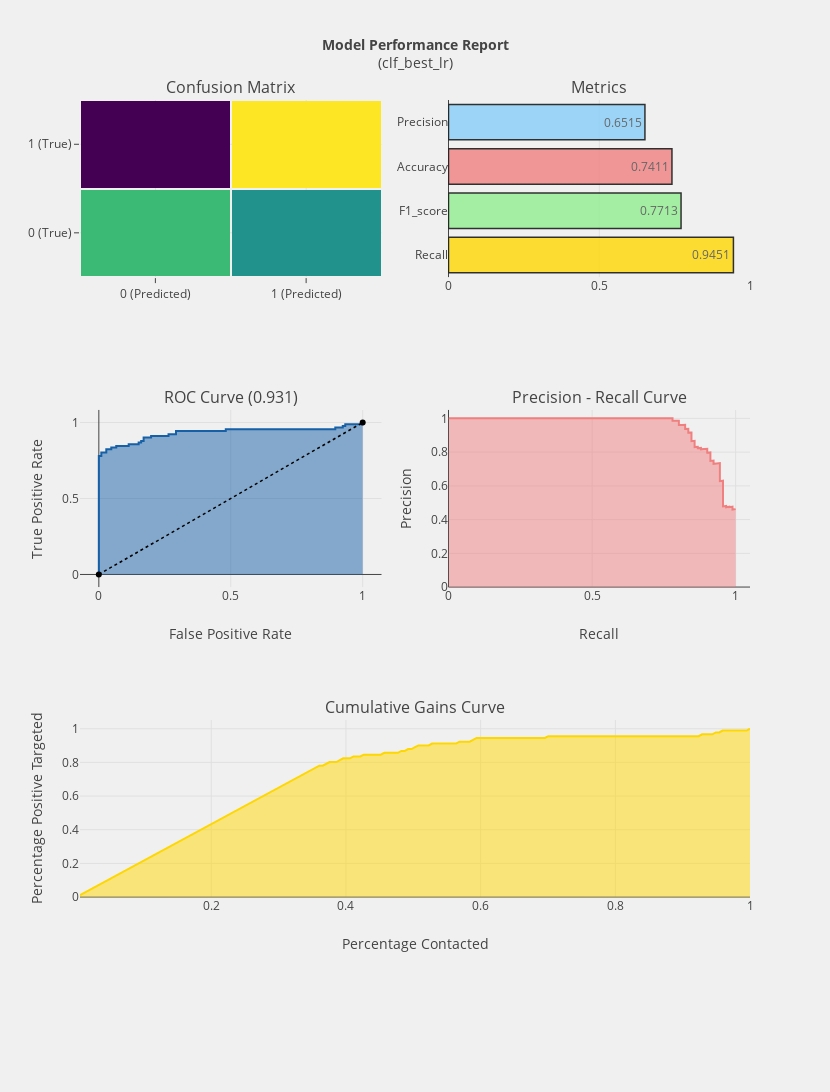

The code cell stored with this chart in its notebook:
### Code cell
from bhishan.util_plot_model_eval import plotly_binary_clf_evaluation

yscore_best_lr = clf_best_lr.decision_function(Xtest)

ofile = '../reports/html/logistic_regression_model_evaluation.html'
plotly_binary_clf_evaluation('clf_best_lr',clf_best_lr,ytest,
                             ypreds_best_lr,yscore_best_lr,
                             df_under,ofile=ofile,show=False)

plotly_binary_clf_evaluation('clf_best_lr',clf_best_lr,ytest,
                             ypreds_best_lr,yscore_best_lr,
                             df_under[features_with_log],show=True)

### Figure 1 — Plotly figure (JSON) as saved in the notebook; plotly's stock layout.template omitted (floating-point values rounded to 4 significant figures; data arrays with more than 128 entries replaced by an {"elided": "..."} marker saying what was removed)
{"data": [{"colorscale": "Viridis", "showscale": false, "type": "heatmap", "uid": "07fe6c2e-daf9-44e7-8632-ef145a838fb4", "x": ["0 (Predicted)", "1 (Predicted)"], "xaxis": "x", "xgap": 2, "y": ["0 (True)", "1 (True)"], "yaxis": "y", "ygap": 2, "z": [[60, 46], [5, 86]]}, {"marker": {"color": ["gold", "lightgreen", "lightcoral", "lightskyblue"], "line": {"color": "#000000", "width": 1.5}}, "opacity": 0.8, "orientation": "h", "text": [0.9451, 0.7713, 0.7411, 0.6515], "textposition": "auto", "type": "bar", "uid": "b2287173-c386-4c10-b660-ea97911f8b8a", "x": [0.9451, 0.7713, 0.7411, 0.6515], "xaxis": "x2", "y": ["Recall", "F1_score", "Accuracy", "Precision"], "yaxis": "y2"}, {"fill": "tozeroy", "line": {"color": "rgb(22, 96, 167)", "width": 2}, "name": "Roc : 0.931", "type": "scatter", "uid": "0b7492d6-3cdd-466f-a588-b34e583bb05d", "x": [0, 0, 0, 0, 0, 0, 0, 0.009434, 0.009434, 0.0283, 0.0283, 0.04717, 0.04717, 0.06604, 0.06604, 0.1132, 0.1132, 0.1509, 0.1509, 0.1604, 0.1604, 0.1698, 0.1698, 0.1981, 0.1981, 0.2642, 0.2642, 0.2925, 0.2925, 0.4811, 0.4811, 0.8962, 0.8962, 0.9245, 0.9245, 0.934, 0.934, 1, 1], "xaxis": "x3", "y": [0, 0.01099, 0.1209, 0.1429, 0.2637, 0.2857, 0.7802, 0.7802, 0.8022, 0.8022, 0.8242, 0.8242, 0.8352, 0.8352, 0.8462, 0.8462, 0.8571, 0.8571, 0.8681, 0.8681, 0.8791, 0.8791, 0.9011, 0.9011, 0.9121, 0.9121, 0.9231, 0.9231, 0.9451, 0.9451, 0.956, 0.956, 0.967, 0.967, 0.978, 0.978, 0.989, 0.989, 1], "yaxis": "y3"}, {"line": {"color": "black", "dash": "dot", "width": 1.5}, "type": "scatter", "uid": "1842390d-1be0-4351-96d2-b12d213cc734", "x": [0, 1], "xaxis": "x3", "y": [0, 1], "yaxis": "y3"}, {"fill": "tozeroy", "line": {"color": "lightcoral", "width": 2}, "name": "Precision[0.46192893 0.45918367 0.46153846 0.46391753 0.46632124 0.46875\n 0.47120419 0.47368421 0.47619048 0.47340426 0.47593583 0.47311828\n 0.47567568 0.47826087 0.48087432 0.47802198 0.48066298 0.48333333\n 0.48603352 0.48876404 0.49152542 0.49431818 0.49714286 0.5\n 0.50289017 0.50581395 0.50877193 0.51176471 0.5147929  0.51785714\n 0.52095808 0.52409639 0.52727273 0.5304878  0.53374233 0.53703704\n 0.54037267 0.54375    0.54716981 0.55063291 0.55414013 0.55769231\n 0.56129032 0.56493506 0.56862745 0.57236842 0.57615894 0.58\n 0.58389262 0.58783784 0.59183673 0.59589041 0.6        0.60416667\n 0.60839161 0.61267606 0.61702128 0.62142857 0.62589928 0.63043478\n 0.62773723 0.63235294 0.63703704 0.64179104 0.64661654 0.65151515\n 0.65648855 0.66153846 0.66666667 0.671875   0.67716535 0.68253968\n 0.688      0.69354839 0.69918699 0.70491803 0.7107438  0.71666667\n 0.72268908 0.72881356 0.73504274 0.73275862 0.73043478 0.73684211\n 0.74336283 0.75       0.74774775 0.75454545 0.76146789 0.76851852\n 0.77570093 0.78301887 0.79047619 0.79807692 0.7961165  0.80392157\n 0.81188119 0.82       0.81818182 0.81632653 0.82474227 0.82291667\n 0.83157895 0.82978723 0.83870968 0.84782609 0.85714286 0.86666667\n 0.86516854 0.875      0.88505747 0.89534884 0.90588235 0.91666667\n 0.91566265 0.92682927 0.9382716  0.9375     0.94936709 0.96153846\n 0.96103896 0.96052632 0.97333333 0.98648649 0.98630137 0.98611111\n 1.         1.         1.         1.         1.         1.\n 1.         1.         1.         1.         1.         1.\n 1.         1.         1.         1.         1.         1.\n 1.         1.         1.         1.         1.         1.\n 1.         1.         1.         1.         1.         1.\n 1.         1.         1.         1.         1.         1.\n 1.         1.         1.         1.         1.         1.\n 1.         1.         1.         1.         1.         1.\n 1.         1.         1.         1.         1.         1.\n 1.         1.         1.         1.         1.         1.\n 1.         1.         1.         1.         1.         1.\n 1.         1.         1.         1.        ]", "type": "scatter", "uid": "990c3136-9b4a-4d13-81da-f00804340885", "x": {"elided": "196 float values"}, "xaxis": "x4", "y": {"elided": "196 float values"}, "yaxis": "y4"}, {"fill": "tozeroy", "line": {"color": "gold", "width": 2}, "name": "Lift curve", "type": "scatter", "uid": "b9516c2b-00f1-4a45-95d2-6a57dbe69233", "x": {"elided": "368 float values"}, "xaxis": "x5", "y": {"elided": "197 float values"}, "yaxis": "y5"}], "layout": {"annotations": [{"font": {"size": 16}, "showarrow": false, "text": "Confusion Matrix", "x": 0.225, "xanchor": "center", "xref": "paper", "y": 1, "yanchor": "bottom", "yref": "paper"}, {"font": {"size": 16}, "showarrow": false, "text": "Metrics", "x": 0.775, "xanchor": "center", "xref": "paper", "y": 1, "yanchor": "bottom", "yref": "paper"}, {"font": {"size": 16}, "showarrow": false, "text": "ROC Curve (0.931)", "x": 0.225, "xanchor": "center", "xref": "paper", "y": 0.6111, "yanchor": "bottom", "yref": "paper"}, {"font": {"size": 16}, "showarrow": false, "text": "Precision - Recall Curve", "x": 0.775, "xanchor": "center", "xref": "paper", "y": 0.6111, "yanchor": "bottom", "yref": "paper"}, {"font": {"size": 16}, "showarrow": false, "text": "Cumulative Gains Curve", "x": 0.5, "xanchor": "center", "xref": "paper", "y": 0.2222, "yanchor": "bottom", "yref": "paper"}], "autosize": false, "height": 1500, "margin": {"b": 195}, "paper_bgcolor": "rgba(240,240,240, 0.95)", "plot_bgcolor": "rgba(240,240,240, 0.95)", "showlegend": false, "title": {"font": {"size": 14}, "text": "<b>Model Performance Report</b><br>(clf_best_lr)"}, "width": 830, "xaxis": {"anchor": "y", "domain": [0, 0.45]}, "xaxis2": {"anchor": "y2", "domain": [0.55, 1], "range": [0, 1]}, "xaxis3": {"anchor": "y3", "domain": [0, 0.45], "title": {"text": "False Positive Rate"}}, "xaxis4": {"anchor": "y4", "domain": [0.55, 1], "range": [0, 1.05], "title": {"text": "Recall"}}, "xaxis5": {"anchor": "y5", "domain": [0, 1], "title": {"text": "Percentage Contacted"}}, "yaxis": {"anchor": "x", "domain": [0.7778, 1]}, "yaxis2": {"anchor": "x2", "domain": [0.7778, 1]}, "yaxis3": {"anchor": "x3", "domain": [0.3889, 0.6111], "title": {"text": "True Positive Rate"}}, "yaxis4": {"anchor": "x4", "domain": [0.3889, 0.6111], "range": [0, 1.05], "title": {"text": "Precision"}}, "yaxis5": {"anchor": "x5", "domain": [0, 0.2222], "title": {"text": "Percentage Positive Targeted"}}}}
